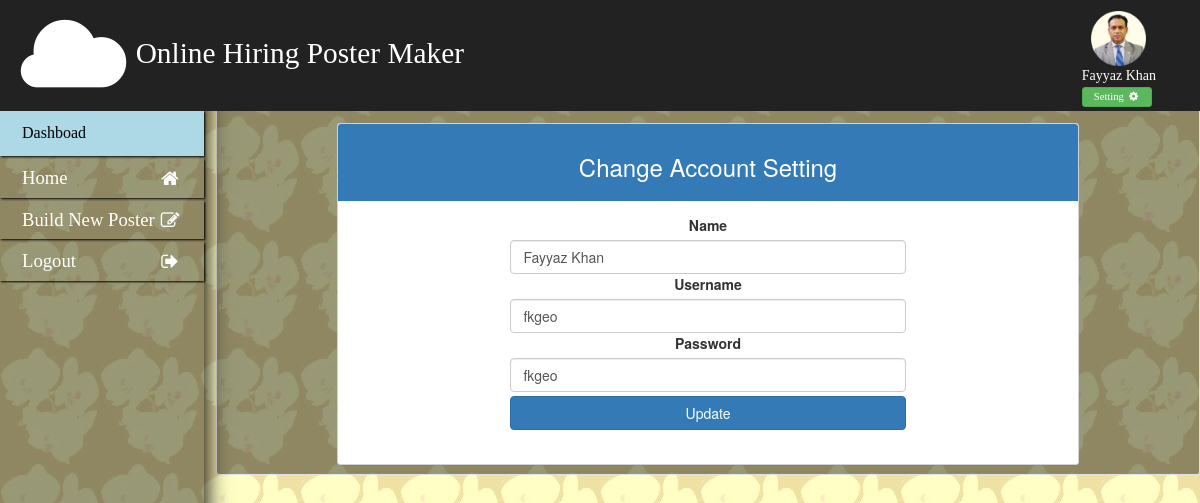
Screenshot of /setting.php (signed in) with the database file from the repository.
### tables this page shows
CREATE TABLE `users` (
  `id` int(11) NOT NULL,
  `username` varchar(111) NOT NULL,
  `password` varchar(111) NOT NULL,
  `name` varchar(111) NOT NULL,
  `dbdate` timestamp NOT NULL DEFAULT CURRENT_TIMESTAMP
);

### assets/function.php (called while the page is built, shortened)
<?php
function userName()
{
	include 'assets/database.php';
	$array = $con->query("select * from users where id = '$_SESSION[userId]' ");
	$row = $array->fetch_assoc();
	return $row['name'];
}
function user()
{
	include 'assets/database.php';
	$array = $con->query("select * from users where id = '$_SESSION[userId]' ");
	$row = $array->fetch_assoc();
	return $row['username'];
}
function pass()
{
	include 'assets/database.php';
	$array = $con->query("select * from users where id = '$_SESSION[userId]' ");
	$row = $array->fetch_assoc();
	return $row['password'];
}
 ?>

### setting.php (the view, shortened to what this page needs)
 <!DOCTYPE html>
<html>
<head>
  <?php require 'assets/function.php'; ?>
	<?php require "assets/autoloader.php" ?>
</head>
<body style="background: url(photo/bg.jpg) fixed;">
<div class="hub-top">
	<div class="logo flex pull-left">
		<div><i class="glyphicon glyphicon-cloud"></i></div>
		<div class="logoname treb"><span>Online Hiring Poster Maker</span></div>
	</div>
	<div class="login pull-right " style="margin-right: 44px">
		<div><img src="photo/user.png" class="img-responsive" style="width: 55px;margin:auto;"></div>
		<div class="treb" class="name "><span style="text-align: center;"><?php echo userName(); ?></span><br>
		<a href="setting.php"><button class="btn btn-success btn-sm" style="padding: 1px 11px;font-size: 8pt">Setting <i class="fa fa-gear fa-fw"></i></button></a>
		</div>
	</div>
</div>
<div class="dashboard treb " style="background-color: rgba(0, 0, 0, 0.4);  opacity: inherit;">
	<span class="dbname">Dashboad</span>
	<ul>
		<a href="index.php"><li><i class="fa fa-home fa-fw"></i> Home</li></a>
		<a href="newCv.php"><li><i class="fa fa-edit fa-fw"></i> Build New Poster</li></a>
		<a href="logout.php"><li><i class="fa fa-sign-out fa-fw"></i> Logout</li></a>
	</ul>
</div>
<div class="well well-sm" style="margin-left: 18%;padding-top: 122px;background-color: rgba(0, 0, 0, 0.4);  opacity: inherit;">
  <div class="panel panel-primary" style="width: 77%;margin:auto">
  		<div class="panel-heading center"><h3>Change Account Setting</h3></div>
  		<div class="panel-body center">
  			<form method="POST">
          <label>Name</label>
          <input type="text" name="name" value="<?php echo userName(); ?>" class='form-control' style='width: 55%;margin:auto' required>
          <label>Username</label>
          <input type="text" name="username" value="<?php echo user(); ?>" class='form-control' style='width: 55%;margin:auto' required>
          <label>Password</label>
          <input type="text" name="password" value="<?php echo pass(); ?>" class='form-control' style='width: 55%;margin:auto' required>
          <button class="btn btn-primary btn-block" style="width: 55%;margin: auto;margin-top:4px;" type="submit" name="update">Update</button>
        </form><br>
  		</div>
  </div>
</div>
</body>
</html>

### rows the page displays
users: name "Fayyaz Khan", username "fkgeo", password "fkgeo"
